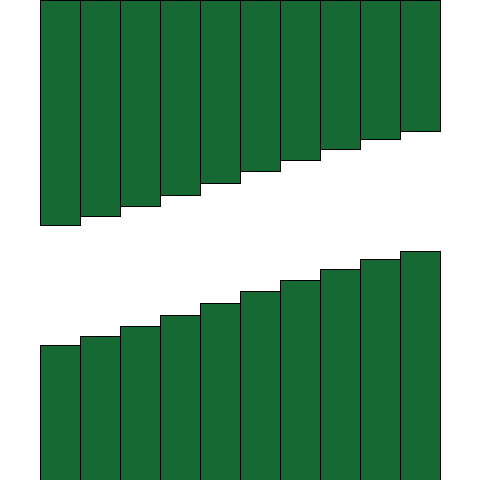
Frame 1 (no input)
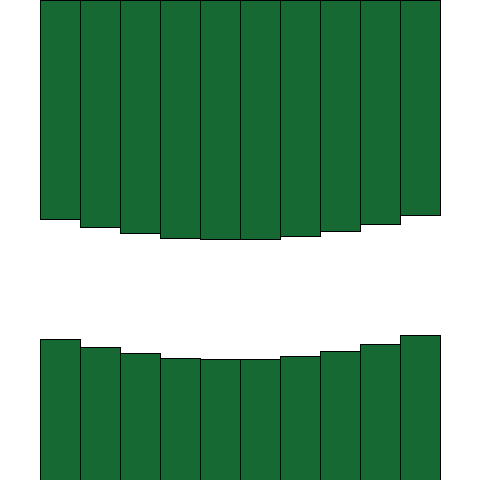
Frame 60 (the mouse pressed at the canvas centre just before this capture)
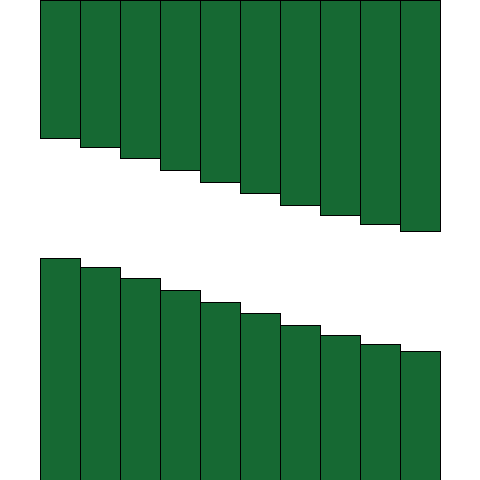
Frame 120 (the mouse held since frame 60 and released just before this capture)

The Processing sketch that drew these frames (run headless with seeded random() and noise(); from frame 60 on, the mouse is pressed at the canvas centre):

// Processing sketch: exercise2
// ── exercise2.pde
void setup(){
  size(480,480);
  colorMode(HSB);
}

float a = 0;

void draw(){
  background(255);
  a += 0.08;
  for(float x=40; x<440; x=x+40){
  float mo = sin(a+x/200+2.0)*60.0;
  fill(100,200,105);
  rect(x,0,40,180+mo); rect(x,300+mo,40,480);
  
  
  
  }

}
